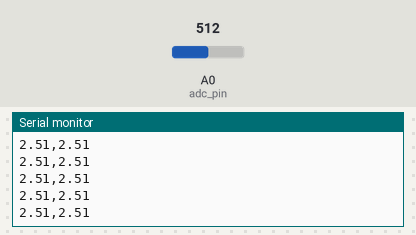
The sketch below on a simulated Arduino Uno, built with avr-gcc and run on an emulated ATmega328P. Shown: the last lines printed to the serial monitor. The inputs (shaded band) are chosen by the test bench; at power-on: A0 (adc_pin) = 512.

Above: at 1.2 s.
1.3 s: A0 (adc_pin) set to 716
At 2.4 s:
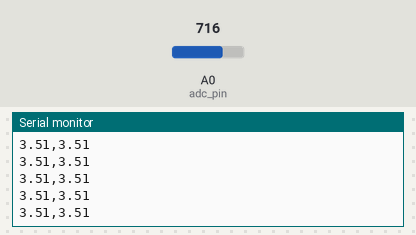
2.8 s: A0 (adc_pin) set to 900
At 3.4 s:
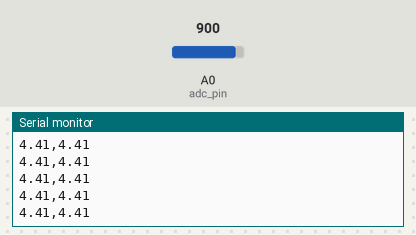
Timing chart, 0 to 5.8 s (numbered marks = the images above; inputs shaded):
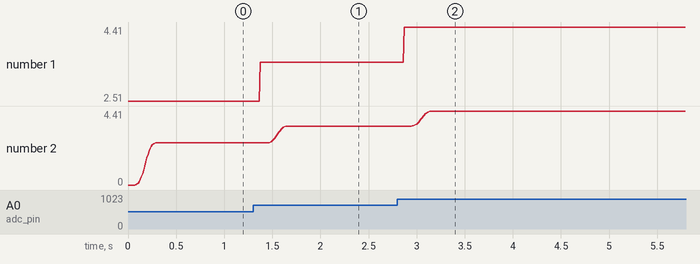

The sketch:

3_class_interrupt_filter.ino
```cpp
#include <avr/io.h>
#include <stdlib.h>
#include <avr/interrupt.h>

volatile int analogVal;
const byte adc_pin = A0;
int n=33;
int x[33]={0};
//filter coefficients
int h[33] ={0, 0, 0, 0, 0, 0, 0, 2, 4, 6, 10, 14, 16, 20, 24, 26, 26, 26, 24, 20, 16, 14, 10, 6, 4, 2, 0, 0, 0, 0, 0, 0, 0};
//current filter output sample value
float yi;
//filtered output sample value
float yv;
//current input sample value
float xv;

void setup(){
  Serial.begin(9600);
  ADCSRA = 1<<ADPS2 | 1<<ADPS1 | 1<<ADPS0;
  ADCSRA |= 1<<ADEN;
  ADMUX |= 1<<ADLAR;
  ADMUX |= 1<<REFS0;
  ADMUX |= ((adc_pin -14) & 0x07);
}

void loop(){
  ADCSRA |= 1<<ADSC;
  while((ADCSRA & (1<<ADIF)) == 0);
  analogVal = ADCH;
  for(int i=0;i<n-1;i++){
    x[i] = x[i+1];
  }
  x[n-1] = analogVal;

  yi = 0;
  for(int j=0;j<n;j++){                           //convolution
    yi+=(h[j]*x[n-1-j]*1.0)/270;
  }

  yv = 5*((yi*1.0)/255);
  xv = 5*((x[n-1]*1.0)/255);
  Serial.print(xv);
  Serial.print(",");
  Serial.println(yv);
}
```

Measured:
- after the input at 1.3 s, the serial monitor: prints a new line after 0.07 s (image 1)
- after the input at 2.8 s, the serial monitor: prints a new line after 0.07 s (image 2)
- plotted number 1: 2.51 → 3.51 after the input at 1.3 s, 3.51 → 4.41 after the input at 2.8 s
- plotted number 2: 2.51 → 3.51 after the input at 1.3 s, 3.51 → 4.41 after the input at 2.8 s
